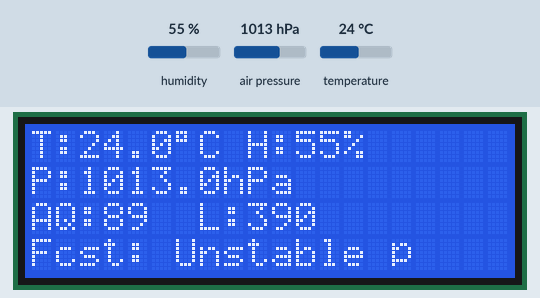
A sketch run on a simulated Arduino Uno, built with avr-gcc and run on an emulated ATmega328P. Parts: 20×4 character LCD. Inputs (shaded band) come from the test bench; at power-on: humidity 55 %, air pressure 1013 hPa, temperature 24 °C. Random numbers use the default seed unless the sketch sets one.

Above: at 7.8 s.
7.9 s: humidity set to 22 %
At 12.5 s:
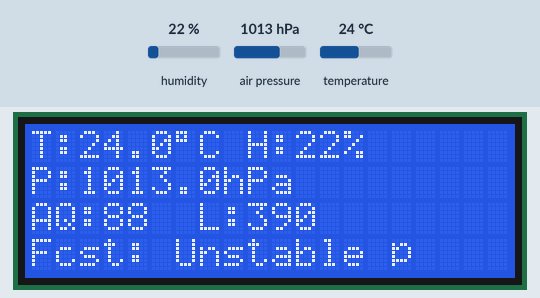
18.1 s: air pressure set to 952 hPa
At 22.6 s:
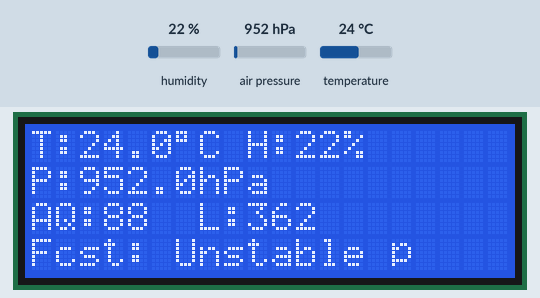
28.1 s: humidity set to 84 %
At 32.8 s:
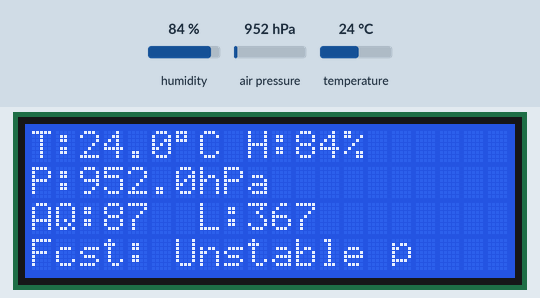
38.2 s: humidity set to 87 %
At 42.9 s:
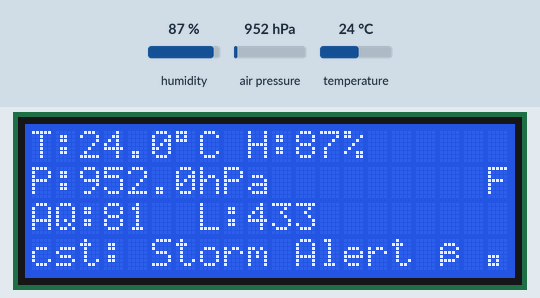
48.2 s: air pressure set to 975 hPa
At 53.1 s:
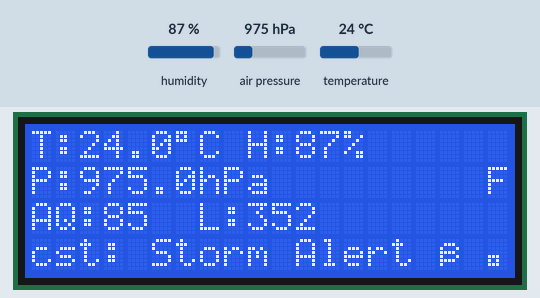
58.3 s: temperature set to 12 °C
At 63.3 s:
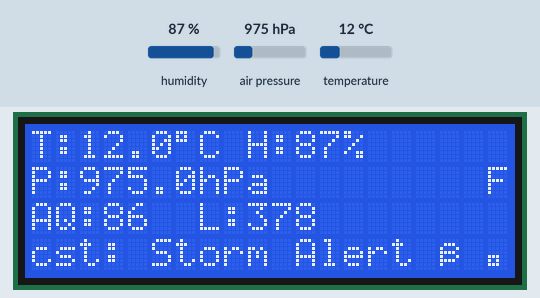
Timing chart, 0 to 64.8 s (numbered marks = the images above; inputs shaded):
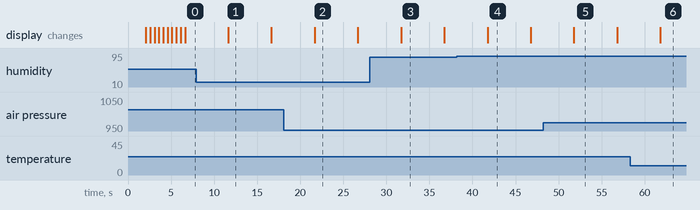

Measured:
- the behaviour switches between 85 and 86 % on humidity (found by bisection; images 3 and 4)
- what the display in image 1 shows lasts 5.1 s, from 11.6 s to 16.7 s

The sketch:

PWSS_v1.ino
```cpp
/*
 Name:		PWSS_v1.ino
 Created:	9/15/2025 11:42:06 AM
 Author:	Rahul Krishna
*/

// Included Lib:
#include <LiquidCrystal.h>
#include <DHT.h>
#include <Adafruit_Sensor.h>
#include <Adafruit_BME280.h>

// Init:
LiquidCrystal lcd(13, 12, 11, 10, 9, 8); // RS, E, D4-D7

#define DHTPIN 2
#define DHTTYPE DHT22
DHT dht(DHTPIN, DHTTYPE);

Adafruit_BME280 bme;

#define MQ135PIN A0
#define LDRPIN   A1

// Functions:
void printCenter(int row, String text) {
  int spaces = (20 - text.length()) / 2;
  if (spaces < 0) spaces = 0;
  lcd.setCursor(spaces, row);
  lcd.print(text);
}

// Displays loading (with animation) while POST is running
void showLoading() {
  for (int i = 1; i <= 3; i++) {
    lcd.clear();
    String dots = "";
    for (int j = 0; j < i; j++) dots += ".";
    printCenter(1, "Loading" + dots);
    delay(500);
  }
}

// Generate random value around a base with small variation
float randomAround(float base, float variation) {
  return base + ((random(-100, 101) / 100.0) * variation);
}

// Check analog sensor error (disconnected)
bool isAnalogSensorError(float value) {
  return (value < 5 || value > 1015); // near 0 or 1023
}

// Display sensor errors, 2 per line, center aligned
void showSensorErrors(String errors[], int count) {
  lcd.clear();
  printCenter(0, "Sensor Error:");
  int row = 1;
  for (int i = 0; i < count; i += 2) {
    String line = errors[i];
    if (i + 1 < count) line += ", " + errors[i + 1];
    printCenter(row, line);
    row++;
  }
  delay(3000); // keep errors displayed for 3 sec
}

// Forecast Logic
String getForecast(float temp, float hum, float pressure, float light) {
  if (temp >= 22 && temp <= 32 && hum >= 40 && hum <= 60 && pressure > 1000 && light > 500) {
    return "Sunny ☀️";
  } else if (temp >= 20 && temp <= 28 && hum >= 60 && hum <= 80 && pressure >= 990 && pressure <= 1010 && light >= 200 && light <= 500) {
    return "Cloudy ☁️";
  } else if (temp < 28 && hum > 80 && pressure < 990 && light < 300) {
    return "Rain Likely 🌧️";
  } else if (temp < 25 && hum > 85 && pressure < 980) {
    return "Storm Alert ⚡";
  } else {
    return "Unstable 🌍";
  }
}

void setup() {
  lcd.begin(20, 4);
  lcd.clear();

  // Splash
  printCenter(1, "Nano Bugs Team");
  printCenter(2, "Weather Station");
  delay(2000);

  // Loading animation
  for (int i = 0; i < 3; i++) {
    showLoading();
  }

  randomSeed(analogRead(0));
  dht.begin();
  bme.begin(0x76);
}

void loop() {
  String errorList[4];
  int errorCount = 0;

  // --- DHT22 ---
  float h = dht.readHumidity();
  float t = dht.readTemperature();
  if (isnan(h) || isnan(t)) errorList[errorCount++] = "DHT22";

  // --- BME280 ---
  float pressure = 0;
  bool bmeStatus = bme.begin(0x76); // re-init in case disconnected
  if (bmeStatus) pressure = bme.readPressure() / 100.0F;
  if (!bmeStatus || pressure == 0) errorList[errorCount++] = "BME280";

  // --- MQ135 ---
  float mq135Val = randomAround(85, 5); // simulated
  if (isAnalogSensorError(mq135Val)) errorList[errorCount++] = "MQ135";

  // --- LDR ---
  float ldrVal = randomAround(400, 50); // simulated
  if (isAnalogSensorError(ldrVal)) errorList[errorCount++] = "LDR";

  // --- Show errors if any ---
  if (errorCount > 0) {
    showSensorErrors(errorList, errorCount);
    return; // skip normal display
  }

  String forecast = "Fcst: " + getForecast(t, h, pressure, ldrVal);

  // --- Display simulated values ---
  lcd.clear();
  lcd.setCursor(0, 0);
  lcd.print("T:"); lcd.print(t, 1); lcd.print((char)223); lcd.print("C ");
  lcd.print("H:"); lcd.print(h, 0); lcd.print("%");

  lcd.setCursor(0, 1);
  lcd.print("P:"); lcd.print(pressure, 1); lcd.print("hPa");

  lcd.setCursor(0, 2);
  lcd.print("AQ:"); lcd.print(mq135Val, 0); lcd.print("  ");
  lcd.print("L:"); lcd.print(ldrVal, 0);

  printCenter(3, forecast);

  delay(5000); // Refresh the values on display every 5 sec to keep the values more stable
}
```
